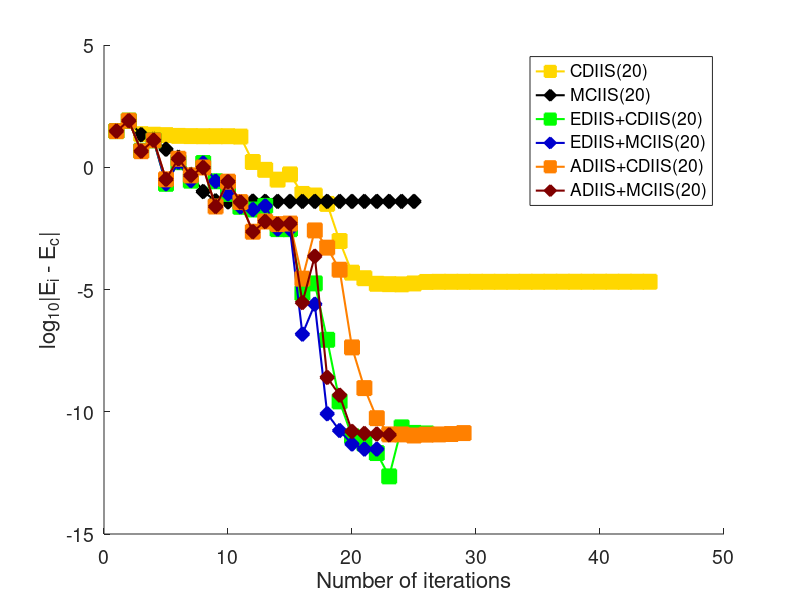

MATLAB code for this plot:


load crc1Out.mat;

maxSCFIter = 200;
ener = output.ener;
iter = output.iter;
energySet = output.energySet;

yellow = [255 215 0] ./ 255;
darkBlue = [0 0 205] ./ 255;
orange = [255 128 0] ./ 255;
darkRed = [128 0 0] ./ 255;

% shapes = {'s', 'o', 'v', '^', 'd', 'h', '<', '>'};
shapes = {'s', 'd', 's', 'd', 's', 'd'};
colors = {yellow, 'k', 'g', darkBlue, orange, darkRed};

for iType = 1:length(ener)
    fprintf('%0.8f  %d \n', ener{iType}, iter{iType});
end

energyArray = [ener{:}];
iterArray = [iter{:}];
minEnergy = min(energyArray(iterArray~=maxSCFIter));

hFig = figure();
set(hFig, 'Position', [10 10 800 600])
hold();
for iType = 1:length(ener)
    errorArray = log10(abs(energySet{iType} - minEnergy));
    errorArray(errorArray == -inf) = min(errorArray(errorArray ~= -inf));
    plot(1:length(energySet{iType}), errorArray, ...
        'LineWidth', 1.5, ...
        'Color', colors{iType}, ...
        'Marker', shapes{iType}, ...
        'MarkerFaceColor', colors{iType}, ...
        'MarkerSize', 10);
end

set(gca,'FontSize', 14)

xlabel('Number of iterations', 'FontSize', 16);
ylabel('log_{10}|E_i - E_c|', 'FontSize', 16);
legend('CDIIS(20)', 'MCIIS(20)', 'EDIIS+CDIIS(20)', 'EDIIS+MCIIS(20)', 'ADIIS+CDIIS(20)', 'ADIIS+MCIIS(20)', ...
    'Location', 'NorthEast');

outputFileName = './graphs/crc1.pdf';
print(outputFileName, '-dpdf')


